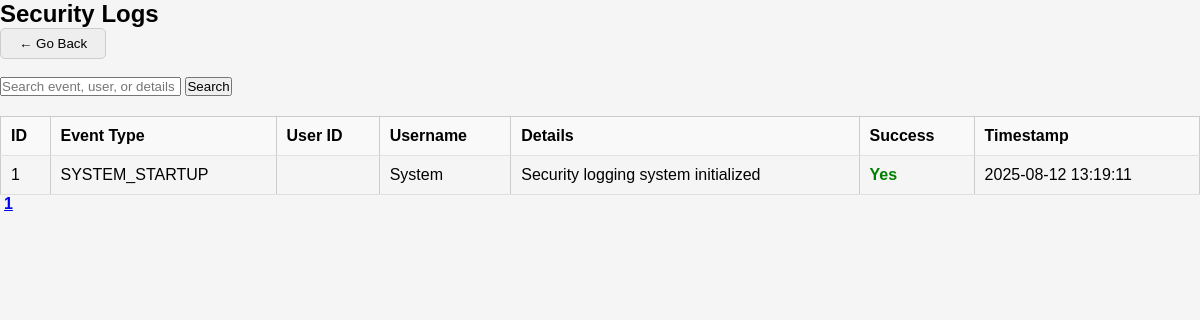
Screenshot of /logs_page.php (signed in) with the database file from the repository.
### tables this page shows
CREATE TABLE IF NOT EXISTS `security_logs` (
  `id` int(11) NOT NULL AUTO_INCREMENT,
  `event_type` varchar(100) NOT NULL,
  `user_id` int(11) DEFAULT NULL,
  `username` varchar(100) NOT NULL,
  `details` text,
  `success` tinyint(1) NOT NULL DEFAULT 0,
  `timestamp` datetime NOT NULL DEFAULT CURRENT_TIMESTAMP,
  PRIMARY KEY (`id`),
  KEY `idx_event_type` (`event_type`),
  KEY `idx_user_id` (`user_id`),
  KEY `idx_timestamp` (`timestamp`),
  KEY `idx_success` (`success`)
);

### logs_page.php (the view, shortened to what this page needs)
<?php
require_once "dependencies/config.php";
$perPage = 25;
$page = max(1, intval($_GET['page'] ?? 1));
$offset = ($page - 1) * $perPage;
$search = trim($_GET['search'] ?? '');
$where = '';
$params = [];
$types = '';
$countSql = "SELECT COUNT(*) FROM security_logs $where";
$countStmt = $conn->prepare($countSql);
$countStmt->execute();
$countStmt->bind_result($totalRows);
$totalPages = max(1, ceil($totalRows / $perPage));
$sql = "SELECT id, event_type, user_id, username, details, success, timestamp
        FROM security_logs
        $where
        ORDER BY timestamp DESC
        LIMIT ? OFFSET ?";
$stmt = $conn->prepare($where
    ? "$sql"
    : "SELECT id, event_type, user_id, username, details, success, timestamp FROM security_logs ORDER BY timestamp DESC LIMIT ? OFFSET ?"
);
if ($where) {
    $allParams = array_merge($params, [$perPage, $offset]);
    $allTypes = $types . "ii";
    $stmt->bind_param($allTypes, ...$allParams);
} else {
    $stmt->bind_param("ii", $perPage, $offset);
}
$stmt->execute();
$result = $stmt->get_result();
?>
<!DOCTYPE html>
<html lang="en">
<head>
    <link rel="stylesheet" href="css/style.css">
</head>
<body>
    <h2>Security Logs</h2>
    <button onclick="window.location.href='MenuPage.php'" style="margin-bottom: 18px; padding: 7px 18px; background: #eee; border: 1px solid #ccc; border-radius: 5px; cursor: pointer;">
        &larr; Go Back
    </button>
    <form method="get" class="search-form">
        <input type="text" name="search" placeholder="Search event, user, or details" value="<?php echo htmlspecialchars($search); ?>">
        <button type="submit">Search</button>
    </form>
    <table>
        <thead>
            <tr>
                <th>ID</th>
                <th>Event Type</th>
                <th>User ID</th>
                <th>Username</th>
                <th>Details</th>
                <th>Success</th>
                <th>Timestamp</th>
            </tr>
        </thead>
        <tbody>
        <?php while ($row = $result->fetch_assoc()): ?>
            <tr>
                <td><?php echo htmlspecialchars($row['id']); ?></td>
                <td><?php echo htmlspecialchars($row['event_type']); ?></td>
                <td><?php echo htmlspecialchars($row['user_id'] ?? ''); ?></td>
                <td><?php echo htmlspecialchars($row['username']); ?></td>
                <td><?php echo htmlspecialchars($row['details']); ?></td>
                <td class="<?php echo $row['success'] ? 'success' : 'fail'; ?>">
                    <?php echo $row['success'] ? 'Yes' : 'No'; ?>
                </td>
                <td><?php echo htmlspecialchars($row['timestamp']); ?></td>
            </tr>
        <?php endwhile; ?>
        </tbody>
    </table>
    <div class="pagination">
        <?php for ($i = 1; $i <= $totalPages; $i++):
            $query = http_build_query(['search' => $search, 'page' => $i]);
        ?>
            <a href="?<?php echo $query; ?>" class="<?php if ($i == $page) echo 'active'; ?>"><?php echo $i; ?></a>
        <?php endfor; ?>
    </div>
</body>
</html>

### css/style.css (style rules this page uses)
* { margin: 0; padding: 0; box-sizing: border-box; font-family: Arial, sans-serif; }
body { background-color: #f5f5f5; }
table { width: 100%; border-collapse: collapse; }
table th, table td { padding: 10px; text-align: left; border-bottom: 1px solid #e0e0e0; }
table th { background-color: #f9f9f9; }

### logs_page.php (style rules this page uses)
table { border-collapse: collapse; width: 100%; }
th, td { border: 1px solid #ccc; padding: 8px; }
th { background: #f8f8f8; }
.success { color: green; font-weight: bold; }
.pagination a { margin: 0 4px; text-decoration: none; }
.pagination .active { font-weight: bold; text-decoration: underline; }
.search-form { margin-bottom: 20px; }

### rows the page displays
security_logs: id "1", event_type "SYSTEM_STARTUP", username "System", details "Security logging system initialized", success "Yes", timestamp "2025-08-12 13:19:11"
